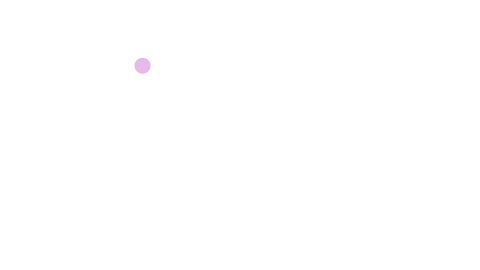
Frame 1 (no input)
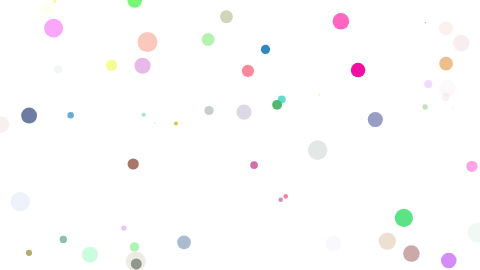
Frame 60 (no input)
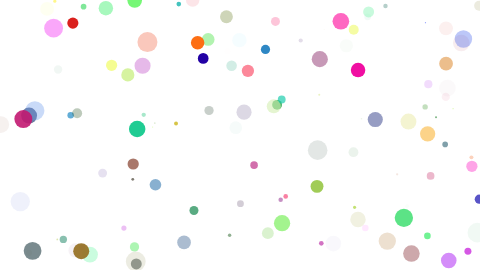
Frame 120 (the mouse pressed at the canvas centre since frame 60)

The p5.js sketch that drew these frames (run headless with seeded random() and noise() and a simulated clock; from frame 60 on, the mouse is pressed at the canvas centre):

// p5.js sketch
// ── sketch.js
var r;
var g;
var b;
var a;

var diam;
var x;
var y;

function setup() {
	createCanvas(480, 270);
	background(255);
}

function draw() {
	// Each time through draw(), new random numbers are picked for a new ellipse
	r = random(255);
	g = random(255);
	b = random(255);
	a = random(255);
	diam = random(20);
	x = random(width);
	y = random(height);

	// use new values to draw an ellipse
	noStroke();
	fill(r, g, b, a);
	ellipse(x, y, diam, diam);

}
